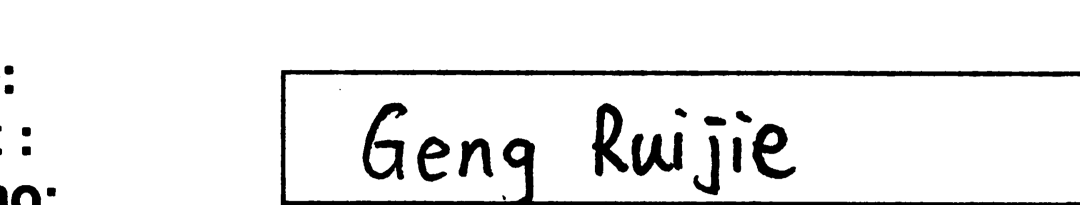
#> input picture learning/Ruijie/handwriting_recognization/temp1.png, 2160 x 409 px (shown at 1/2 size)
$ python learning.py   (older library calls are emulated)
#> lines starting #> are read from the running program, lines starting #| are printed output that depends on the picture; after the words box and inside, x2 and y2 are one past the last pixel; in counts of white or black regions, pixels touching at a corner belong together
import cv2
import numpy as np


def checkSpecial(cnt, contours,smallestWide, crop_image):
    [x, y, w, h] = cv2.boundingRect(cnt)
    if w < smallestWide[0]:
        smallestWide[0] = w

    for contour in contours:
        [x1, y1, w1, h1] = cv2.boundingRect(contour)
        if x - 0.1* w <x1 < x +0.5 * w and \
            0.1*w < w1 < 1.3 * w and \
            cv2.contourArea(contour) < 0.3 * cv2.contourArea(cnt) and \
            h1 > 0.05*h and \
            w < 2*smallestWide[0] and \
            abs(y1-y) < h:
            cv2.drawContours(crop_image, [contour], -1, (0, 255, 0), 2)

            return x, y1,abs(x1-x+w1), y-y1+h
    return x, y, w, h


def findMediumHeight(cnts):
    heights = []
    for cnt in cnts:
        y_axis = []
        for point in cnt:
            y_axis.append(point[0][1])
        y_axis.sort()
        heights.append(y_axis[-1] - y_axis[0])

    return heights[len(heights)//2]


def findSmallestWide(cnts):
    wides = []
    for cnt in cnts:
        x_axis = []
        for point in cnt:
            x_axis.append(point[0][0])
        x_axis.sort()
        wides.append(x_axis[-1] - x_axis[0])
    wides.sort()
    return wides[0]


def checkEnclosed(cnts):
    i = 0
    j = 0
    while (i != len(cnts)):
        j = 0
        x1,y1,w1,h1 =  cv2.boundingRect(cnts[i])
        while (j != len(cnts)):
            temp = []
            x2, y2, w2, h2 = cv2.boundingRect(cnts[j])
            if x1 < x2 and x1+w1 > x2+w2 and y1 < y2 and y1+h1 > y2+h2:
                k = 0
                while (k!=len(cnts)):
                    if k == j:
                        k += 1
                        continue
                    temp.append(cnts[k])
                    k += 1
                cnts = temp
                i -= 1
                j -= 1
            j += 1
        i += 1
    return cnts

if __name__ == '__main__':
    #######   training part    ###############
    samples = np.loadtxt('generalsamples.txt',np.float32)
    responses = np.loadtxt('generalresponses.txt',np.float32)
    responses = responses.reshape((responses.size,1))

    model = cv2.ml.KNearest_create()
    model.train(samples, cv2.ml.ROW_SAMPLE, responses)

    ############################# testing part  #########################

    im = cv2.imread("temp1.png")
#> im is the input picture: shape (409, 2160, 3); min 0, max 255, mean 236.5
    out = np.zeros(im.shape,np.uint8)
    gray = cv2.cvtColor(im, cv2.COLOR_BGR2GRAY)
    gray = cv2.GaussianBlur(gray, (5, 5), 0)  # is an alternative way to blur the image
    thresh = cv2.adaptiveThreshold(gray,255,cv2.ADAPTIVE_THRESH_GAUSSIAN_C,cv2.THRESH_BINARY,11,6)
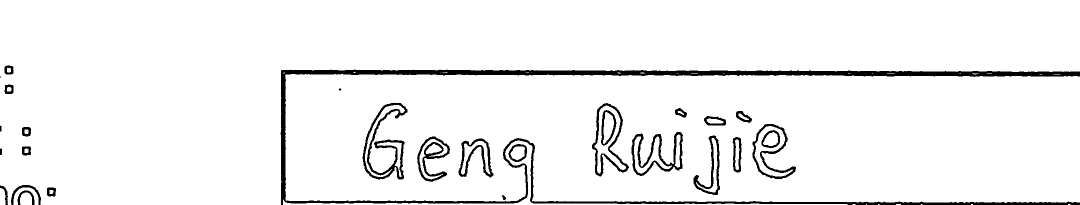
#> thresh: shape (409, 2160) (shown at 1/2 size); 94.9% white; 28 black regions (2 under 20 px), largest, box (x1, y1, x2, y2) and area: (561, 139, 2160, 409) 25406, (725, 205, 815, 359) 3304, (1263, 264, 1366, 352) 2540
    canny = cv2.Canny(gray, 30, 200)
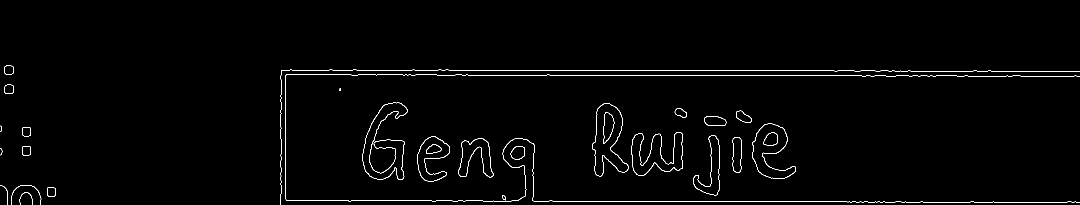
#> canny: shape (409, 2160) (shown at 1/2 size); 1.2% white in thin lines or dots, all inside (x1, y1, x2, y2) = (0, 131, 2160, 409)
    image,contours,hierarchy = cv2.findContours(canny.copy(),cv2.RETR_LIST,cv2.CHAIN_APPROX_SIMPLE)
#> contours = 51 contours, 7 with area under 20; largest, box (x1, y1, x2, y2) and area: (1184, 206, 1258, 353) 6003, (1184, 206, 1258, 353) 5878, (724, 205, 815, 360) 5479, (724, 205, 815, 360) 5305, (1504, 247, 1592, 358) 5074

    # [6 lines of commented-out code are left out]

    mediumHeight = findMediumHeight(contours)
#> the loop in findMediumHeight, `for cnt in cnts:` made 51 passes
#> after the loop in findMediumHeight, `for cnt in cnts:`: heights = 51 values, max 269 at index 48, min 3 at index 43, mean 58.02
#> mediumHeight = 87
    smallestWide = findSmallestWide(contours)
#> the loop in findSmallestWide, `for cnt in cnts:` made 51 passes
#> after the loop in findSmallestWide, `for cnt in cnts:`: wides = 51 values, max 1598 at index 48, min 3 at index 28, mean 98.37
#> smallestWide = 3

    smallestWide = [10000]
    for cnt in contours:
        [x, y, w, h] = cv2.boundingRect(cnt)
        if h > 0.3 * mediumHeight:
            x, y, w, h = checkSpecial(cnt, contours, smallestWide, im)
            cv2.rectangle(im, (x, y), (x + w, y + h), (0, 255, 0), 2)
            cv2.imshow("norm" , im)
            key = cv2.waitKey(0)

            roi = thresh[y:y+h,x:x+w]
            roismall = cv2.resize(roi,(10,10))
            roismall = roismall.reshape((1,100))
            roismall = np.float32(roismall)
            retval, results, neigh_resp, dists = model.findNearest(roismall, 1)
#> (the run stopped early here; a loop or call above may not have finished)

$ run again, with learning/Ruijie/handwriting_recognization/temp2.png copied over learning/Ruijie/handwriting_recognization/temp1.png
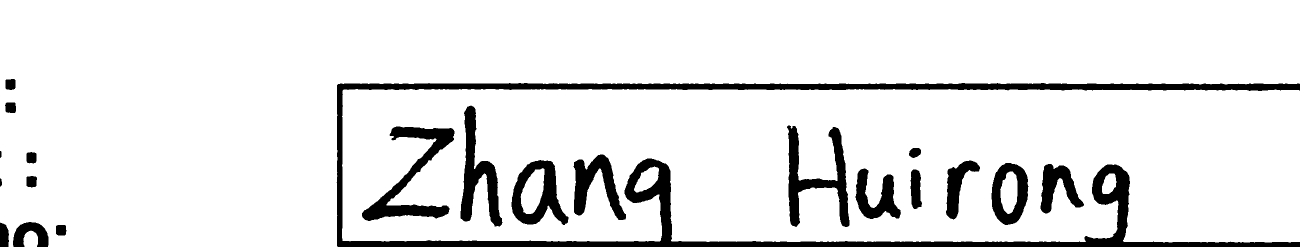
#> input picture learning/Ruijie/handwriting_recognization/temp2.png, 2600 x 494 px (shown at 1/2 size)
#> im is the input picture: shape (494, 2600, 3); 90.4% white; 21 black regions, largest, box (x1, y1, x2, y2) and area: (673, 166, 2600, 494) 59796, (724, 253, 909, 442) 9694, (1574, 251, 1699, 454) 8738
#> `thresh = cv2.adaptiveThreshold(gray,255,cv2.ADAPTIVE_THRESH_GAUSSIAN_C..`:
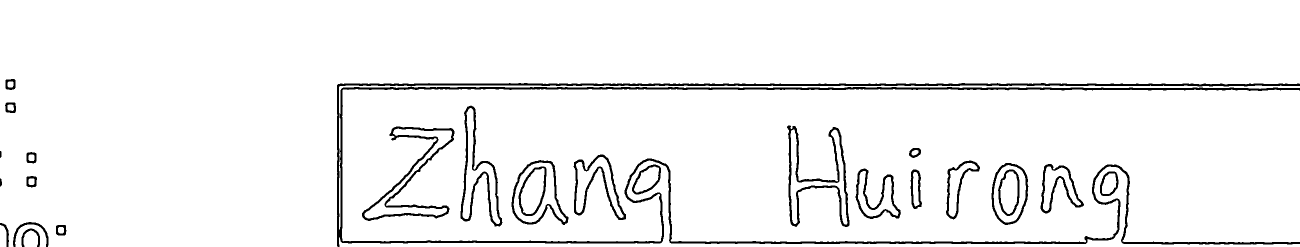
#> thresh: shape (494, 2600) (shown at 1/2 size); 95.3% white; 26 black regions, largest, box (x1, y1, x2, y2) and area: (674, 166, 2600, 494) 30549, (724, 253, 909, 442) 4287, (1574, 251, 1699, 454) 4178
#> `canny = cv2.Canny(gray, 30, 200)`:
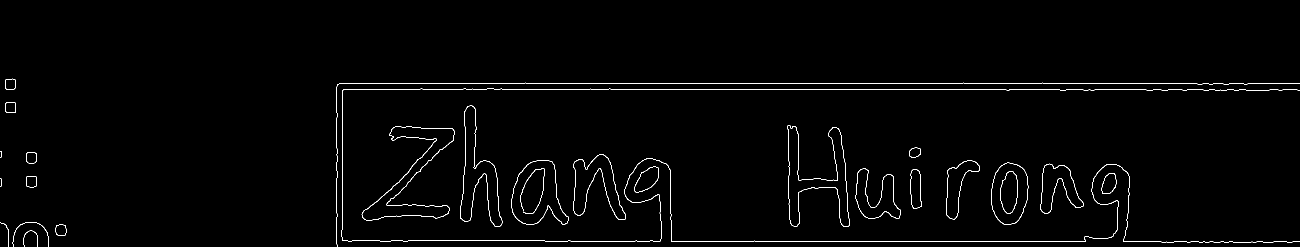
#> canny: shape (494, 2600) (shown at 1/2 size); 1.2% white in thin lines or dots, all inside (x1, y1, x2, y2) = (0, 157, 2600, 494)
#> contours = 46 contours, 5 with area under 20; largest, box (x1, y1, x2, y2) and area: (723, 252, 909, 442) 9819, (1022, 320, 1137, 450) 9749, (1022, 320, 1137, 450) 9654, (723, 252, 909, 442) 9576, (1574, 251, 1699, 454) 8750
#> the loop in findMediumHeight, `for cnt in cnts:` made 46 passes
#> after the loop in findMediumHeight, `for cnt in cnts:`: heights = 46 values, max 328 at index 43, min 13 at index 31, mean 93.8
#> mediumHeight = 117
#> the loop in findSmallestWide, `for cnt in cnts:` made 46 passes
#> after the loop in findSmallestWide, `for cnt in cnts:`: wides = 46 values, max 1926 at index 43, min 2 at index 31, mean 138.9
#> smallestWide = 2

$ run again, with learning/Ruijie/handwriting_recognization/temp3.png copied over learning/Ruijie/handwriting_recognization/temp1.png
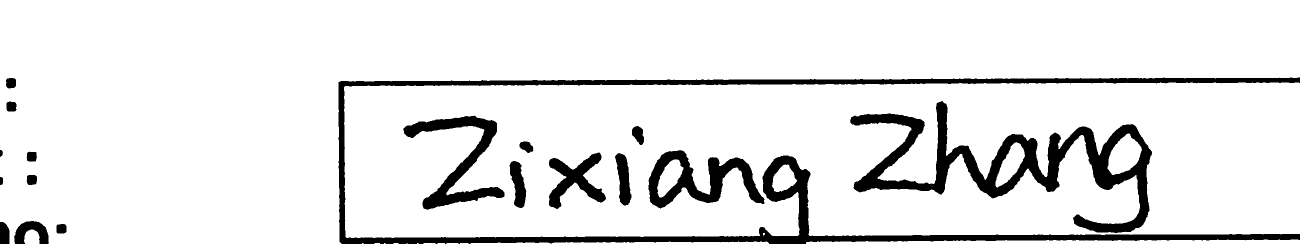
#> input picture learning/Ruijie/handwriting_recognization/temp3.png, 2600 x 487 px (shown at 1/2 size)
#> im is the input picture: shape (487, 2600, 3); 90.3% white; 18 black regions, largest, box (x1, y1, x2, y2) and area: (677, 155, 2600, 487) 50600, (1700, 202, 2304, 466) 36599, (1297, 300, 1529, 417) 10508
#> `thresh = cv2.adaptiveThreshold(gray,255,cv2.ADAPTIVE_THRESH_GAUSSIAN_C..`:
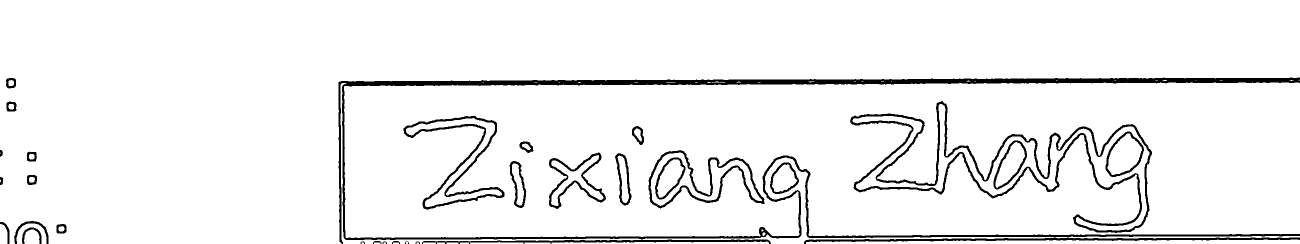
#> thresh: shape (487, 2600) (shown at 1/2 size); 94.4% white; 30 black regions (4 under 20 px), largest, box (x1, y1, x2, y2) and area: (677, 155, 2600, 487) 35010, (1700, 202, 2304, 466) 14119, (807, 231, 1009, 419) 4584
#> `canny = cv2.Canny(gray, 30, 200)`:
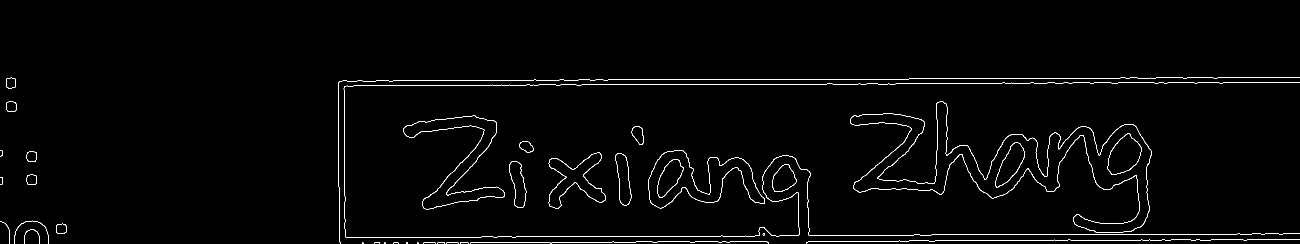
#> canny: shape (487, 2600) (shown at 1/2 size); 1.4% white in thin lines or dots, all inside (x1, y1, x2, y2) = (0, 154, 2600, 487)
#> contours = 56 contours, 20 with area under 20; largest, box (x1, y1, x2, y2) and area: (1700, 202, 2304, 466) 43168, (1700, 202, 2304, 466) 42500, (1296, 300, 1529, 417) 12858, (1296, 300, 1529, 417) 12668, (807, 231, 1009, 419) 10420
#> the loop in findMediumHeight, `for cnt in cnts:` made 56 passes
#> after the loop in findMediumHeight, `for cnt in cnts:`: heights = 56 values, max 332 at index 55, min 1 at index 0, mean 62.29
#> mediumHeight = 76
#> the loop in findSmallestWide, `for cnt in cnts:` made 56 passes
#> after the loop in findSmallestWide, `for cnt in cnts:`: wides = 56 values, max 1923 at index 55, min 2 at index 4, mean 157.9
#> smallestWide = 2

$ run again, with learning/Ruijie/handwriting_recognization/temp4.png copied over learning/Ruijie/handwriting_recognization/temp1.png
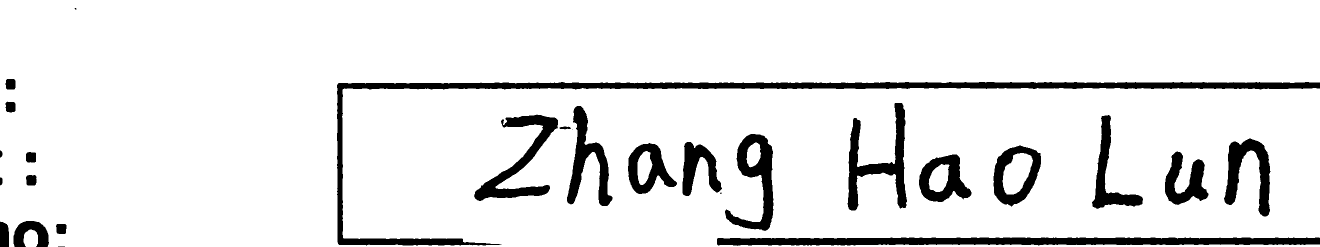
#> input picture learning/Ruijie/handwriting_recognization/temp4.png, 2640 x 494 px (shown at 1/2 size)
#> im is the input picture: shape (494, 2640, 3); 91% white; 27 black regions (4 under 20 px), largest, box (x1, y1, x2, y2) and area: (674, 164, 2640, 491) 29946, (1434, 475, 2640, 492) 16693, (1695, 206, 1814, 421) 8352
#> `thresh = cv2.adaptiveThreshold(gray,255,cv2.ADAPTIVE_THRESH_GAUSSIAN_C..`:
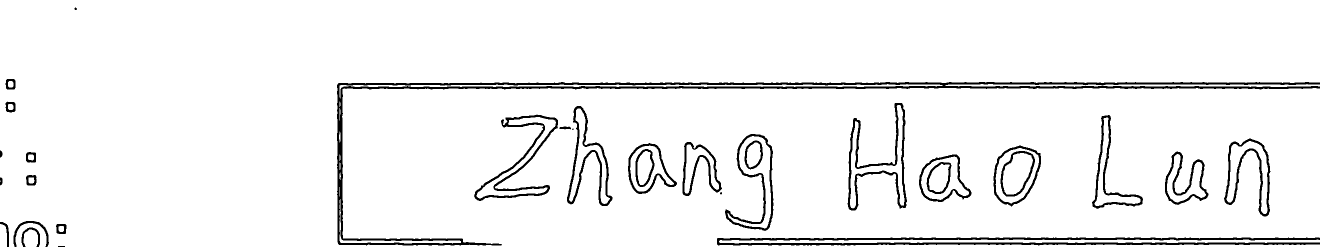
#> thresh: shape (494, 2640) (shown at 1/2 size); 95% white; 32 black regions (3 under 20 px), largest, box (x1, y1, x2, y2) and area: (674, 164, 2640, 491) 21793, (1434, 475, 2640, 491) 10239, (1695, 206, 1814, 421) 4076
#> `canny = cv2.Canny(gray, 30, 200)`:
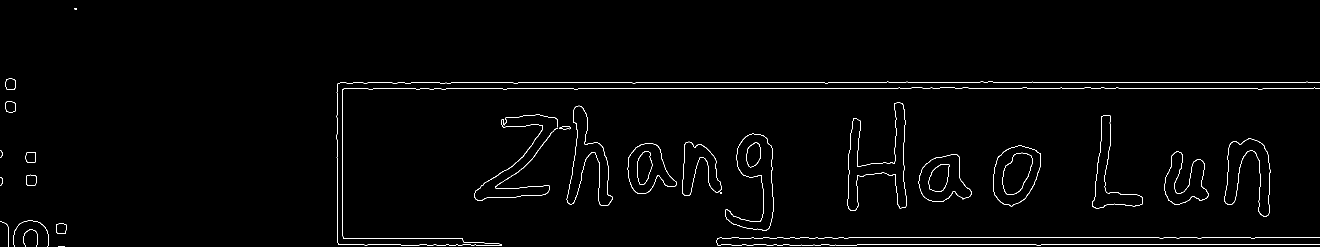
#> canny: shape (494, 2640) (shown at 1/2 size); 1.2% white in thin lines or dots
#> contours = 53 contours, 11 with area under 20; largest, box (x1, y1, x2, y2) and area: (1986, 291, 2082, 413) 8596, (1986, 291, 2082, 413) 8524, (1450, 267, 1547, 462) 8429, (1695, 205, 1814, 421) 8368, (1450, 267, 1547, 462) 8353
#> the loop in findMediumHeight, `for cnt in cnts:` made 53 passes
#> cnt on pass 9: [[1440, 385], [1440, 387], [1443, 387], [1443, 385]]
#> after the loop in findMediumHeight, `for cnt in cnts:`: heights = 53 values, max 327 at index 48, min 1 at index 0, mean 82.62
#> mediumHeight = 121
#> the loop in findSmallestWide, `for cnt in cnts:` made 53 passes
#> after the loop in findSmallestWide, `for cnt in cnts:`: wides = 53 values, max 1966 at index 48, min 3 at index 7, mean 112.7
#> smallestWide = 3
